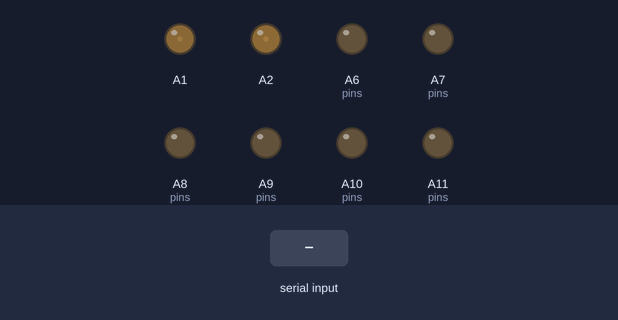
A sketch run on a simulated Arduino Mega 2560, built with avr-gcc and run on an emulated ATmega2560. Shown: output pins drawn as LEDs (lit = HIGH). Dashed ring = blinking. Inputs (shaded band) come from the test bench.

Above: at 1.2 s.
1.3 s: "1\n" received over Serial
At 1.65 s:
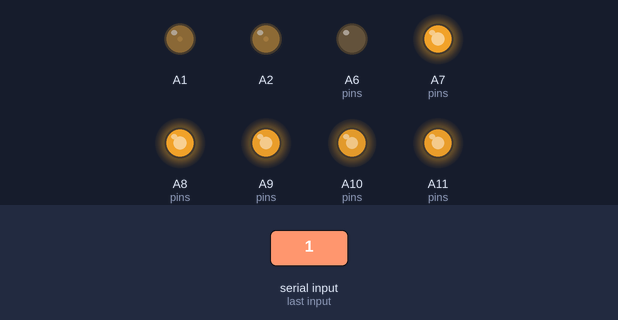
4.3 s: "0\n" received over Serial
At 4.65 s:
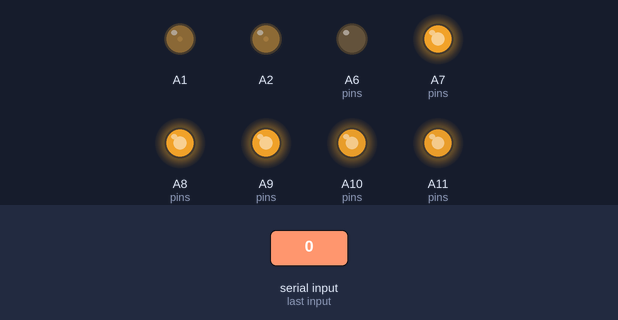
7.3 s: "2\n" received over Serial
At 7.66 s:
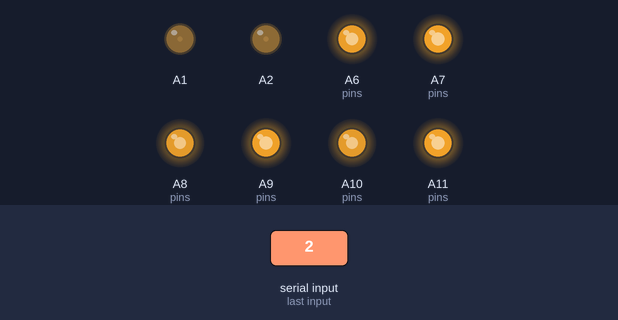
10.3 s: "1\n" received over Serial
At 10.97 s:
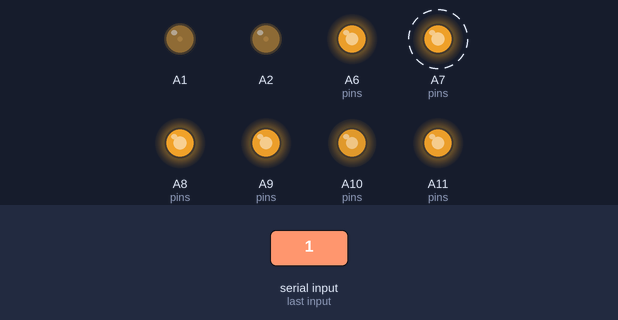
Timing chart, 0 to 11.9 s (numbered marks = the images above; inputs shaded):
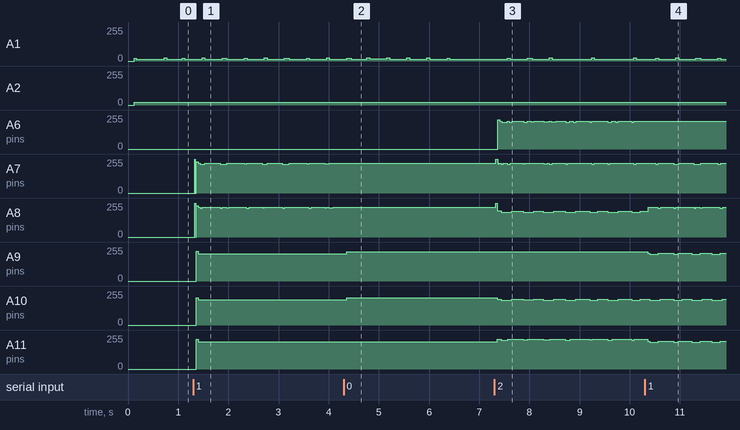

The sketch:

rangefinderPrintTestWorks.ino
```cpp
const uint8_t coms[8] = {29,28,27,26,A3,A2,A1,A0};
const uint8_t pins[16] = {25,24,23,22,A15,A14,A13,A12,A11,A10,A9,A8,A7,A6,A5,A4};

//const uint8_t extra[26] = {0x50,0x60,0x70,0x01,0x71,0x73,0x04,0x75,0x06,0x16,0x26,0x36,0x47,0x57,0x67,0x77,0x78,0x3A,0x7A,0x0E,0x7E,0x1F,0x2F,0x3F,0x7F};
/* XS
 * X/
 * XY
 * speed
 * XM
 * decimal
 * degree
 * XK/XH
 * H
 * Q
 * K
 * I
 * level
 * high
 * YY
 * lightning
 * YM
 * ZY
 * flag
 * ZM
 * scan
 * angle
 * R
 * P
 * J
 * battery
 */

//const uint8_t digits[11] = {0b00111111,0b00000110,0b01011011,0b01001111,0b01100110,0b01101101,0b01111101,0b00000111,0b01111111,0b01101111,0b00000000};
const uint8_t digits[11] = {0x3F,0x06,0x5B,0x4F,0x66,0x6D,0x7D,0x07,0x7F,0x6F,0x00};
const uint8_t digitPins[4][4][7] = {{{0x03,0x11,0x21,0x31,0x33,0x13,0x23},
                                    {0x05,0x14,0x24,0x34,0x35,0x15,0x25},
                                    {0x80,0x80,0x80,0x80,0x80,0x80,0x80},
                                    {0x80,0x80,0x80,0x80,0x80,0x80,0x80}},
                                    {{0x72,0x61,0x51,0x41,0x42,0x62,0x52},
                                    {0x74,0x63,0x53,0x43,0x44,0x64,0x54},
                                    {0x76,0x65,0x55,0x45,0x46,0x66,0x56},
                                    {0x07,0x1E,0x2E,0x3E,0x37,0x17,0x27}},
                                    {{0x39,0x28,0x18,0x08,0x09,0x29,0x19},
                                    {0x3B,0x2A,0x1A,0x0A,0x0B,0x2B,0x1B},
                                    {0x3D,0x2C,0x1C,0x0C,0x0D,0x2D,0x1D},
                                    {0x80,0x80,0x80,0x80,0x80,0x80,0x80}},
                                    {{0x79,0x68,0x58,0x48,0x49,0x69,0x59},
                                    {0x7B,0x6A,0x5A,0x4A,0x4B,0x6B,0x5B},
                                    {0x7D,0x6C,0x5C,0x4C,0x4D,0x6D,0x5D},
                                    {0x80,0x80,0x80,0x80,0x80,0x80,0x80}}};
uint16_t segments[8];

void setDigit(uint8_t row, uint8_t place, uint8_t digit_) {
  uint8_t digit = digits[digit_];
  if (digitPins[row][place][0]>>7 & 1) {
    return;
  }
  for (uint8_t i = 0; i < 7; i++) {
    if (digit>>i & 1) {
      segments[digitPins[row][place][i]>>4] |= 1<<(digitPins[row][place][i]&0xF);
    }else{
      segments[digitPins[row][place][i]>>4] &= 0xFFFF ^ (1<<(digitPins[row][place][i]&0xF));
    }
  }
}

void setup() {
  Serial.begin(115200);
}

void loop() {
  if (Serial.available() > 1) {
    uint8_t a = Serial.read();//left
    if (a>>7) {
      return;
    }

    uint8_t b = Serial.read();//right

    if (a == 0x7F && b == 0xFF) {//clear
      segments[0] = 0;
      segments[1] = 0;
      segments[2] = 0;
      segments[3] = 0;
      segments[4] = 0;
      segments[5] = 0;
      segments[6] = 0;
      segments[7] = 0;
      return;
    }

    uint16_t data = (a<<7)|(b&0x7F);
    if (data>>13 == 1) {
      //led
      bool state = (data>>7)&1;
      uint8_t pos = data&0x7F;
      if (state) {
        segments[pos>>4] |= 1<<(pos&0xF);
      }else{
        segments[pos>>4] &= 0xFFFF^(1<<(pos&0xF));
      }
    }else{
      //number
      uint8_t row = data>>11;
      uint16_t num = data&0x7FF;
      byte nums[4];
      //0 is right
      //3 is left
      for (byte x = 0; x < 4; x++) {
        nums[x] = num%10;
        num/=10;
      }
      if (nums[3] == 0) {
        nums[3] = 10;
      }
      if (nums[2] == 0 && nums[3] == 10) {
        nums[2] = 10;
      }
      //7 3
      if (!((segments[7]>>3)&1) && nums[1] == 0 && nums[2] == 10) {
        nums[1] = 10;
      }

      setDigit(row,0,nums[0]);
      setDigit(row,1,nums[1]);
      setDigit(row,2,nums[2]);
      setDigit(row,3,nums[3]);
    }
  }
  for (byte i = 0; i < 8; i++) {
    setComs(1, i);
    setPins(2, i);
    delay(1);
    setComs(2, i);
    setPins(1, i);
    delay(1);
  }
}

void setPins(byte off_state, byte com) {
  for (byte p = 0; p < 16; p++) {
    if ((segments[com]>>p)&1==1) {
      setWire(pins[p], off_state ^ 2);
    }else{
      setWire(pins[p], off_state);
    }
  }
}

void setComs(byte off_state, byte active) {
  for (byte i = 0; i < 8; i++) {
    if (i == active) {
      setWire(coms[i], off_state ^ 2);
    }else{
      setWire(coms[i], off_state);
    }
  }
}

void setWire(byte wire, byte state) {
  if (state == 0) {
    pinMode(wire, OUTPUT);
    digitalWrite(wire, LOW);
  }else if (state == 1) {
    pinMode(wire, INPUT);
  }else if (state == 2) {
    pinMode(wire, INPUT_PULLUP);
  }else{
    pinMode(wire, OUTPUT);
    digitalWrite(wire, HIGH);
  }
}
```

Measured:
- after the input at 1.3 s, A9 (pins), A11 (pins): 0/255 → 205/255 after 0.06 s; A10 (pins): 0/255 → 190/255 after 0.06 s
- after the input at 4.3 s, A7 (pins), A8 (pins): stops changing and stays 224/255; A9 (pins): 205/255 → 220/255 after 0.06 s; A10 (pins): 190/255 → 204/255 after 0.06 s
